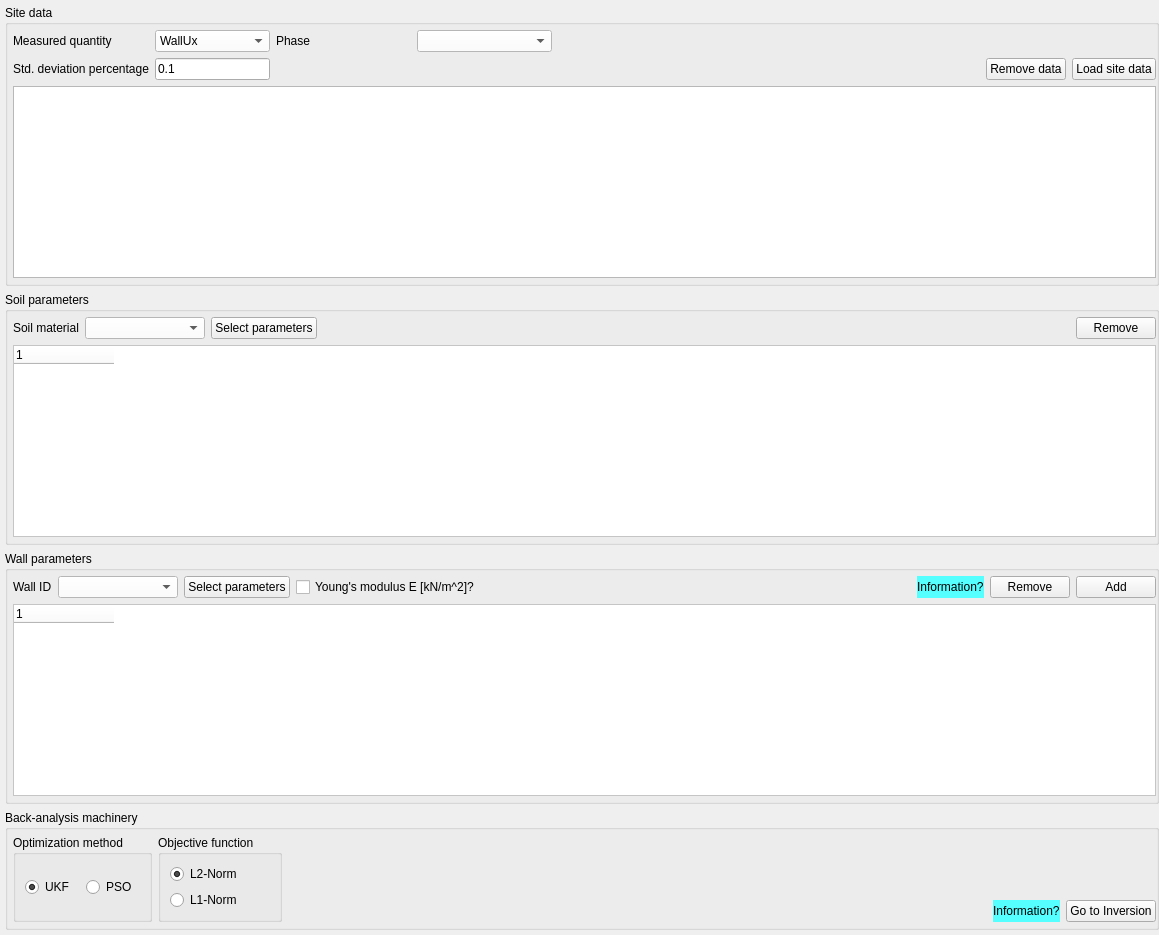
           <widget class="QWidget" name="tab_10">
            <attribute name="title">
             <string>Settings</string>
            </attribute>
            <layout class="QVBoxLayout" name="verticalLayout_11">
             <property name="leftMargin">
              <number>5</number>
             </property>
             <property name="topMargin">
              <number>5</number>
             </property>
             <property name="rightMargin">
              <number>0</number>
             </property>
             <property name="bottomMargin">
              <number>5</number>
             </property>
             <item>
              <widget class="QGroupBox" name="groupBox_26">
               <property name="title">
                <string>Site data</string>
               </property>
               <layout class="QGridLayout" name="gridLayout_23">
                <property name="leftMargin">
                 <number>5</number>
                </property>
                <property name="topMargin">
                 <number>5</number>
                </property>
                <property name="rightMargin">
                 <number>0</number>
                </property>
                <property name="bottomMargin">
                 <number>5</number>
                </property>
                <item row="1" column="2">
                 <widget class="QLabel" name="label_69">
                  <property name="text">
                   <string>Phase</string>
                  </property>
                 </widget>
                </item>
                <item row="1" column="3">
                 <widget class="QComboBox" name="comboBox_21">
                  <property name="styleSheet">
                   <string notr="true">background-color: rgb(255, 255, 255);</string>
                  </property>
                 </widget>
                </item>
                <item row="1" column="1">
                 <widget class="QComboBox" name="comboBox_20">
                  <property name="sizePolicy">
                   <sizepolicy hsizetype="Minimum" vsizetype="Fixed">
                    <horstretch>0</horstretch>
                    <verstretch>0</verstretch>
                   </sizepolicy>
                  </property>
                  <property name="styleSheet">
                   <string notr="true">background-color: rgb(255, 255, 255);</string>
                  </property>
                  <item>
                   <property name="text">
                    <string>WallUx</string>
                   </property>
                  </item>
                  <item>
                   <property name="text">
                    <string>WallUy</string>
                   </property>
                  </item>
                  <item>
                   <property name="text">
                    <string>WallHoopForce</string>
                   </property>
                  </item>
                  <item>
                   <property name="text">
                    <string>SoilUx</string>
                   </property>
                  </item>
                  <item>
                   <property name="text">
                    <string>SoilUy</string>
                   </property>
                  </item>
                  <item>
                   <property name="text">
                    <string>AnchorForce</string>
                   </property>
                  </item>
                  <item>
                   <property name="text">
                    <string>StrutForce</string>
                   </property>
                  </item>
                 </widget>
                </item>
                <item row="1" column="0">
                 <widget class="QLabel" name="label_67">
                  <property name="sizePolicy">
                   <sizepolicy hsizetype="Fixed" vsizetype="Preferred">
                    <horstretch>0</horstretch>
                    <verstretch>0</verstretch>
                   </sizepolicy>
                  </property>
                  <property name="text">
                   <string>Measured quantity</string>
                  </property>
                 </widget>
                </item>
                <item row="3" column="0" colspan="10">
                 <widget class="QTableWidget" name="tableWidget_4">
                  <property name="sizePolicy">
                   <sizepolicy hsizetype="Expanding" vsizetype="Preferred">
                    <horstretch>0</horstretch>
                    <verstretch>0</verstretch>
                   </sizepolicy>
                  </property>
                 </widget>
                </item>
                <item row="2" column="0">
                 <widget class="QLabel" name="label_75">
                  <property name="text">
                   <string>Std. deviation percentage</string>
                  </property>
                 </widget>
                </item>
                <item row="2" column="1">
                 <widget class="QLineEdit" name="lineEdit_43">
                  <property name="text">
                   <string>0.1</string>
                  </property>
                 </widget>
                </item>
                <item row="2" column="2" colspan="5">
                 <spacer name="horizontalSpacer_17">
                  <property name="orientation">
                   <enum>Qt::Horizontal</enum>
                  </property>
                  <property name="sizeHint" stdset="0">
                   <size>
                    <width>698</width>
                    <height>20</height>
                   </size>
                  </property>
                 </spacer>
                </item>
                <item row="2" column="9">
                 <widget class="QPushButton" name="pushButton_56">
                  <property name="sizePolicy">
                   <sizepolicy hsizetype="Minimum" vsizetype="Fixed">
                    <horstretch>0</horstretch>
                    <verstretch>0</verstretch>
                   </sizepolicy>
                  </property>
                  <property name="text">
                   <string>Load site data</string>
                  </property>
                 </widget>
                </item>
                <item row="2" column="8">
                 <widget class="QPushButton" name="pushButton_58">
                  <property name="text">
                   <string>Remove data</string>
                  </property>
                 </widget>
                </item>
               </layout>
              </widget>
             </item>
             <item>
              <widget class="QGroupBox" name="groupBox_23">
               <property name="sizePolicy">
                <sizepolicy hsizetype="Preferred" vsizetype="Expanding">
                 <horstretch>0</horstretch>
                 <verstretch>0</verstretch>
                </sizepolicy>
               </property>
               <property name="title">
                <string>Soil parameters</string>
               </property>
               <layout class="QGridLayout" name="gridLayout_22">
                <property name="leftMargin">
                 <number>5</number>
                </property>
                <property name="topMargin">
                 <number>5</number>
                </property>
                <property name="rightMargin">
                 <number>0</number>
                </property>
                <property name="bottomMargin">
                 <number>5</number>
                </property>
                <item row="0" column="4">
                 <spacer name="horizontalSpacer_14">
                  <property name="orientation">
                   <enum>Qt::Horizontal</enum>
                  </property>
                  <property name="sizeHint" stdset="0">
                   <size>
                    <width>40</width>
                    <height>20</height>
                   </size>
                  </property>
                 </spacer>
                </item>
                <item row="0" column="1" colspan="2">
                 <widget class="QComboBox" name="comboBox_19">
                  <property name="sizePolicy">
                   <sizepolicy hsizetype="Minimum" vsizetype="Fixed">
                    <horstretch>0</horstretch>
                    <verstretch>0</verstretch>
                   </sizepolicy>
                  </property>
                  <property name="minimumSize">
                   <size>
                    <width>120</width>
                    <height>0</height>
                   </size>
                  </property>
                  <property name="styleSheet">
                   <string notr="true">background-color: rgb(255, 255, 255);</string>
                  </property>
                 </widget>
                </item>
                <item row="0" column="0">
                 <widget class="QLabel" name="label_66">
                  <property name="sizePolicy">
                   <sizepolicy hsizetype="Minimum" vsizetype="Preferred">
                    <horstretch>0</horstretch>
                    <verstretch>0</verstretch>
                   </sizepolicy>
                  </property>
                  <property name="text">
                   <string>Soil material</string>
                  </property>
                 </widget>
                </item>
                <item row="0" column="5">
                 <widget class="QPushButton" name="pushButton_55">
                  <property name="text">
                   <string>Remove</string>
                  </property>
                 </widget>
                </item>
                <item row="0" column="3">
                 <widget class="QPushButton" name="pushButton_53">
                  <property name="sizePolicy">
                   <sizepolicy hsizetype="Minimum" vsizetype="Fixed">
                    <horstretch>0</horstretch>
                    <verstretch>0</verstretch>
                   </sizepolicy>
                  </property>
                  <property name="text">
                   <string>Select parameters</string>
                  </property>
                 </widget>
                </item>
                <item row="1" column="0" colspan="6">
                 <widget class="QTreeWidget" name="treeWidget">
                  <property name="sizePolicy">
                   <sizepolicy hsizetype="Minimum" vsizetype="Expanding">
                    <horstretch>0</horstretch>
                    <verstretch>0</verstretch>
                   </sizepolicy>
                  </property>
                  <property name="styleSheet">
                   <string notr="true">background-color: rgb(255, 255, 255);</string>
                  </property>
                  <attribute name="headerDefaultSectionSize">
                   <number>120</number>
                  </attribute>
                  <attribute name="headerStretchLastSection">
                   <bool>false</bool>
                  </attribute>
                  <column>
                   <property name="text">
                    <string notr="true">1</string>
                   </property>
                  </column>
                 </widget>
                </item>
               </layout>
              </widget>
             </item>
             <item>
              <widget class="QGroupBox" name="groupBox_62">
               <property name="title">
                <string>Wall parameters</string>
               </property>
               <layout class="QGridLayout" name="gridLayout_66">
                <property name="leftMargin">
                 <number>5</number>
                </property>
                <property name="topMargin">
                 <number>5</number>
                </property>
                <property name="rightMargin">
                 <number>0</number>
                </property>
                <property name="bottomMargin">
                 <number>5</number>
                </property>
                <item row="1" column="6">
                 <widget class="QPushButton" name="pushButton_148">
                  <property name="text">
                   <string>Remove</string>
                  </property>
                 </widget>
                </item>
                <item row="2" column="0" colspan="8">
                 <widget class="QTreeWidget" name="treeWidget_9">
                  <property name="sizePolicy">
                   <sizepolicy hsizetype="Minimum" vsizetype="Expanding">
                    <horstretch>0</horstretch>
                    <verstretch>0</verstretch>
                   </sizepolicy>
                  </property>
                  <property name="styleSheet">
                   <string notr="true">background-color: rgb(255, 255, 255);</string>
                  </property>
                  <attribute name="headerDefaultSectionSize">
                   <number>120</number>
                  </attribute>
                  <attribute name="headerStretchLastSection">
                   <bool>false</bool>
                  </attribute>
                  <column>
                   <property name="text">
                    <string notr="true">1</string>
                   </property>
                  </column>
                 </widget>
                </item>
                <item row="1" column="7">
                 <widget class="QPushButton" name="pushButton_149">
                  <property name="text">
                   <string>Add</string>
                  </property>
                 </widget>
                </item>
                <item row="1" column="0">
                 <widget class="QLabel" name="label_168">
                  <property name="sizePolicy">
                   <sizepolicy hsizetype="Minimum" vsizetype="Preferred">
                    <horstretch>0</horstretch>
                    <verstretch>0</verstretch>
                   </sizepolicy>
                  </property>
                  <property name="text">
                   <string>Wall ID</string>
                  </property>
                 </widget>
                </item>
                <item row="1" column="4">
                 <spacer name="horizontalSpacer_74">
                  <property name="orientation">
                   <enum>Qt::Horizontal</enum>
                  </property>
                  <property name="sizeHint" stdset="0">
                   <size>
                    <width>417</width>
                    <height>20</height>
                   </size>
                  </property>
                 </spacer>
                </item>
                <item row="1" column="1">
                 <widget class="QComboBox" name="comboBox_53">
                  <property name="sizePolicy">
                   <sizepolicy hsizetype="Minimum" vsizetype="Fixed">
                    <horstretch>0</horstretch>
                    <verstretch>0</verstretch>
                   </sizepolicy>
                  </property>
                  <property name="minimumSize">
                   <size>
                    <width>120</width>
                    <height>0</height>
                   </size>
                  </property>
                  <property name="styleSheet">
                   <string notr="true">background-color: rgb(255, 255, 255);</string>
                  </property>
                 </widget>
                </item>
                <item row="1" column="2">
                 <widget class="QPushButton" name="pushButton_150">
                  <property name="sizePolicy">
                   <sizepolicy hsizetype="Minimum" vsizetype="Fixed">
                    <horstretch>0</horstretch>
                    <verstretch>0</verstretch>
                   </sizepolicy>
                  </property>
                  <property name="text">
                   <string>Select parameters</string>
                  </property>
                 </widget>
                </item>
                <item row="1" column="3">
                 <widget class="QCheckBox" name="checkBox_18">
                  <property name="text">
                   <string>Young's modulus E [kN/m^2]?</string>
                  </property>
                 </widget>
                </item>
                <item row="1" column="5">
                 <widget class="QLabel" name="label_169">
                  <property name="toolTip">
                   <string>For now, the selection of only Young's modulus is enabled.</string>
                  </property>
                  <property name="styleSheet">
                   <string notr="true">background-color: rgb(85, 255, 255);</string>
                  </property>
                  <property name="text">
                   <string>Information?</string>
                  </property>
                 </widget>
                </item>
               </layout>
              </widget>
             </item>
             <item>
              <widget class="QGroupBox" name="groupBox_24">
               <property name="title">
                <string>Back-analysis machinery</string>
               </property>
               <layout class="QGridLayout" name="gridLayout_21">
                <property name="leftMargin">
                 <number>5</number>
                </property>
                <property name="topMargin">
                 <number>5</number>
                </property>
                <property name="rightMargin">
                 <number>0</number>
                </property>
                <property name="bottomMargin">
                 <number>5</number>
                </property>
                <item row="1" column="4">
                 <widget class="QPushButton" name="pushButton_52">
                  <property name="text">
                   <string>Go to Inversion</string>
                  </property>
                 </widget>
                </item>
                <item row="1" column="2">
                 <spacer name="horizontalSpacer_15">
                  <property name="orientation">
                   <enum>Qt::Horizontal</enum>
                  </property>
                  <property name="sizeHint" stdset="0">
                   <size>
                    <width>40</width>
                    <height>20</height>
                   </size>
                  </property>
                 </spacer>
                </item>
                <item row="0" column="0" rowspan="2">
                 <widget class="QGroupBox" name="groupBox_29">
                  <property name="title">
                   <string>Optimization method</string>
                  </property>
                  <layout class="QGridLayout" name="gridLayout_26">
                   <item row="0" column="2">
                    <widget class="QRadioButton" name="radioButton_4">
                     <property name="text">
                      <string>PSO</string>
                     </property>
                    </widget>
                   </item>
                   <item row="0" column="1">
                    <widget class="QRadioButton" name="radioButton_3">
                     <property name="text">
                      <string>UKF</string>
                     </property>
                     <property name="checked">
                      <bool>true</bool>
                     </property>
                    </widget>
                   </item>
                  </layout>
                 </widget>
                </item>
                <item row="0" column="1" rowspan="2">
                 <widget class="QGroupBox" name="groupBox_30">
                  <property name="title">
                   <string>Objective function</string>
                  </property>
                  <layout class="QVBoxLayout" name="verticalLayout_12">
                   <item>
                    <widget class="QRadioButton" name="radioButton_2">
                     <property name="text">
                      <string>L2-Norm</string>
                     </property>
                     <property name="checked">
                      <bool>true</bool>
                     </property>
                    </widget>
                   </item>
                   <item>
                    <widget class="QRadioButton" name="radioButton">
                     <property name="sizePolicy">
                      <sizepolicy hsizetype="Minimum" vsizetype="Fixed">
                       <horstretch>0</horstretch>
                       <verstretch>0</verstretch>
                      </sizepolicy>
                     </property>
                     <property name="text">
                      <string>L1-Norm</string>
                     </property>
                    </widget>
                   </item>
                  </layout>
                 </widget>
                </item>
                <item row="1" column="3">
                 <widget class="QLabel" name="label_170">
                  <property name="toolTip">
                   <string>&lt;html&gt;&lt;head/&gt;&lt;body&gt;&lt;p&gt;&lt;span style=&quot; font-size:8.25pt; font-weight:600;&quot;&gt;Backanalysis&lt;/span&gt;&lt;span style=&quot; font-size:8.25pt;&quot;&gt; aims to improve the values for soil parameters by fitting the modeled outputs to the corresponding site measurements. MONIMAN's &lt;/span&gt;&lt;span style=&quot; font-size:8.25pt; font-weight:600;&quot;&gt;Backman&lt;/span&gt;&lt;span style=&quot; font-size:8.25pt;&quot;&gt; provides the user with options to perform fast back-analysis using the unscented Kalman filter (&lt;/span&gt;&lt;span style=&quot; font-size:8.25pt; font-weight:600;&quot;&gt;UKF&lt;/span&gt;&lt;span style=&quot; font-size:8.25pt;&quot;&gt;) and a thorough global search for a parameter set that best fits the modeled output to measured data by global optimization using the Particle Swarm Optimization (&lt;/span&gt;&lt;span style=&quot; font-size:8.25pt; font-weight:600;&quot;&gt;PSO&lt;/span&gt;&lt;span style=&quot; font-size:8.25pt;&quot;&gt;). For PSO, the burden of overly many FE model evaluations is relieved by basing the global optimization on the already trained &lt;/span&gt;&lt;span style=&quot; font-size:8.25pt; font-weight:600;&quot;&gt;metamodel&lt;/span&gt;&lt;span style=&quot; font-size:8.25pt;&quot;&gt;.&lt;/span&gt;&lt;/p&gt;&lt;p&gt;&lt;span style=&quot; font-size:8.25pt; font-weight:600;&quot;&gt;Backanaylsis&lt;/span&gt;&lt;span style=&quot; font-size:8.25pt;&quot;&gt; can be potentially used for excavations in difficult ground conditions to back calculate soil parameters from the monitored data. Then a monitoring based design approach (EC7: Observational method for design) can be advantageous both for securing saftey and achieving cost efficiency&lt;/span&gt;&lt;/p&gt;&lt;/body&gt;&lt;/html&gt;</string>
                  </property>
                  <property name="styleSheet">
                   <string notr="true">background-color: rgb(85, 255, 255);</string>
                  </property>
                  <property name="text">
                   <string>Information?</string>
                  </property>
                 </widget>
                </item>
                <item row="0" column="2" colspan="3">
                 <spacer name="horizontalSpacer_44">
                  <property name="orientation">
                   <enum>Qt::Horizontal</enum>
                  </property>
                  <property name="sizeHint" stdset="0">
                   <size>
                    <width>637</width>
                    <height>41</height>
                   </size>
                  </property>
                 </spacer>
                </item>
               </layout>
              </widget>
             </item>
            </layout>
           </widget>
